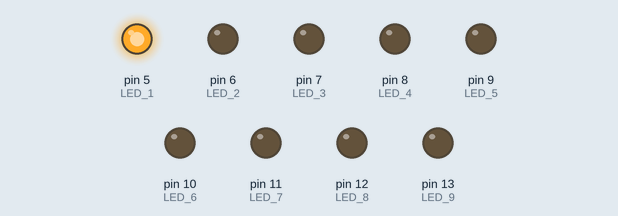
Recording of a sketch running on a simulated Arduino Uno, built with avr-gcc and run on an emulated ATmega328P. Parts: output pins drawn as LEDs (lit = HIGH).

Above: at 0.02 s.
At 0.37 s:
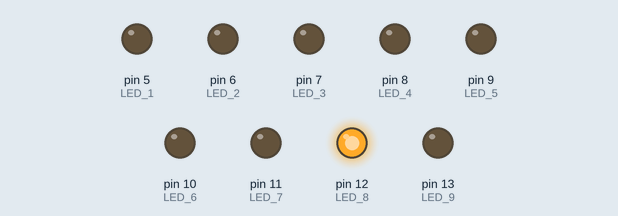
At 0.72 s:
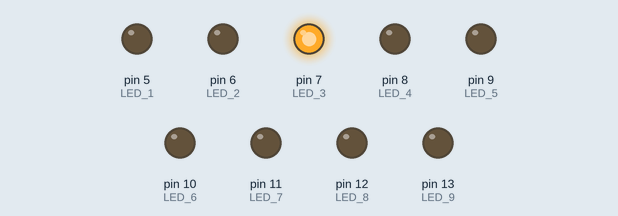
At 1.47 s:
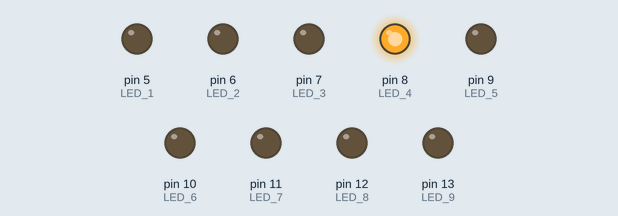
At 2.17 s:
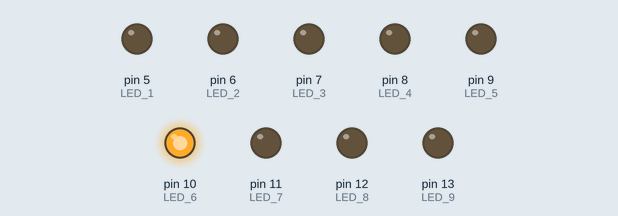
At 2.92 s:
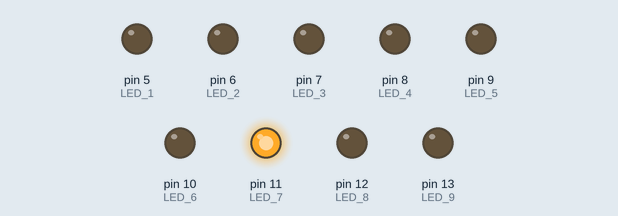
Timing chart, 0 to 3.2 s (numbered marks = the images above):
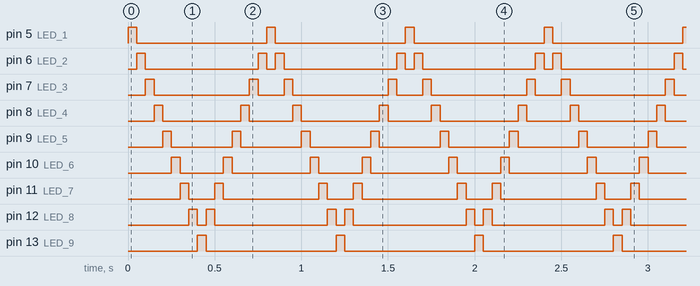

The sketch:

led_knightrider.pde
```cpp
#define LED_1 5
#define LED_2 6
#define LED_3 7
#define LED_4 8
#define LED_5 9
#define LED_6 10
#define LED_7 11
#define LED_8 12
#define LED_9 13

#define wait 50

void setup() {
  pinMode(LED_1, OUTPUT);
  pinMode(LED_2, OUTPUT);
  pinMode(LED_3, OUTPUT);
  pinMode(LED_4, OUTPUT);
  pinMode(LED_5, OUTPUT);
  pinMode(LED_6, OUTPUT);
  pinMode(LED_7, OUTPUT);
  pinMode(LED_8, OUTPUT);
  pinMode(LED_9, OUTPUT);

  digitalWrite(LED_1, LOW);
  digitalWrite(LED_2, LOW);
  digitalWrite(LED_3, LOW);
  digitalWrite(LED_4, LOW);
  digitalWrite(LED_5, LOW);
  digitalWrite(LED_6, LOW);
  digitalWrite(LED_7, LOW);
  digitalWrite(LED_8, LOW);
  digitalWrite(LED_9, LOW);
}

void loop() {
  digitalWrite(LED_9, LOW);
  digitalWrite(LED_1, HIGH);
  delay(wait);
  digitalWrite(LED_1, LOW);
  digitalWrite(LED_2, HIGH);
  delay(wait);
  digitalWrite(LED_2, LOW);
  digitalWrite(LED_3, HIGH);
  delay(wait);
  digitalWrite(LED_3, LOW);
  digitalWrite(LED_4, HIGH);
  delay(wait);
  digitalWrite(LED_4, LOW);
  digitalWrite(LED_5, HIGH);
  delay(wait);
  digitalWrite(LED_5, LOW);
  digitalWrite(LED_6, HIGH);
  delay(wait);
  digitalWrite(LED_6, LOW);
  digitalWrite(LED_7, HIGH);
  delay(wait);
  digitalWrite(LED_7, LOW);
  digitalWrite(LED_8, HIGH);
  delay(wait);
  digitalWrite(LED_8, LOW);
  digitalWrite(LED_9, HIGH);
  delay(wait);

  digitalWrite(LED_9, LOW);
  digitalWrite(LED_8, HIGH);
  delay(wait);
  digitalWrite(LED_8, LOW);
  digitalWrite(LED_7, HIGH);
  delay(wait);
  digitalWrite(LED_7, LOW);
  digitalWrite(LED_6, HIGH);
  delay(wait);
  digitalWrite(LED_6, LOW);
  digitalWrite(LED_5, HIGH);
  delay(wait);
  digitalWrite(LED_5, LOW);
  digitalWrite(LED_4, HIGH);
  delay(wait);
  digitalWrite(LED_4, LOW);
  digitalWrite(LED_3, HIGH);
  delay(wait);
  digitalWrite(LED_3, LOW);
  digitalWrite(LED_2, HIGH);
  delay(wait);
  digitalWrite(LED_2, LOW);
  digitalWrite(LED_1, HIGH);
}
```

Measured:
- by itself, pin 5 (LED_1), pin 13 (LED_9): alternates HIGH for 0.05 s and LOW for 0.75 s
- by itself, pin 6 (LED_2): repeats every 0.80 s: LOW 0.65 s, HIGH 0.05 s, LOW 0.05 s, HIGH 0.05 s
- by itself, pin 7 (LED_3): repeats every 0.80 s: LOW 0.55 s, HIGH 0.05 s, LOW 0.15 s, HIGH 0.05 s
- by itself, pin 8 (LED_4): repeats every 0.80 s: LOW 0.45 s, HIGH 0.05 s, LOW 0.25 s, HIGH 0.05 s
- by itself, pin 9 (LED_5): alternates HIGH for 0.05 s and LOW for 0.35 s
- by itself, pin 10 (LED_6): repeats every 0.80 s: LOW 0.25 s, HIGH 0.05 s, LOW 0.45 s, HIGH 0.05 s
- by itself, pin 11 (LED_7): repeats every 0.80 s: LOW 0.15 s, HIGH 0.05 s, LOW 0.55 s, HIGH 0.05 s
- by itself, pin 12 (LED_8): repeats every 0.80 s: LOW 0.05 s, HIGH 0.05 s, LOW 0.65 s, HIGH 0.05 s
